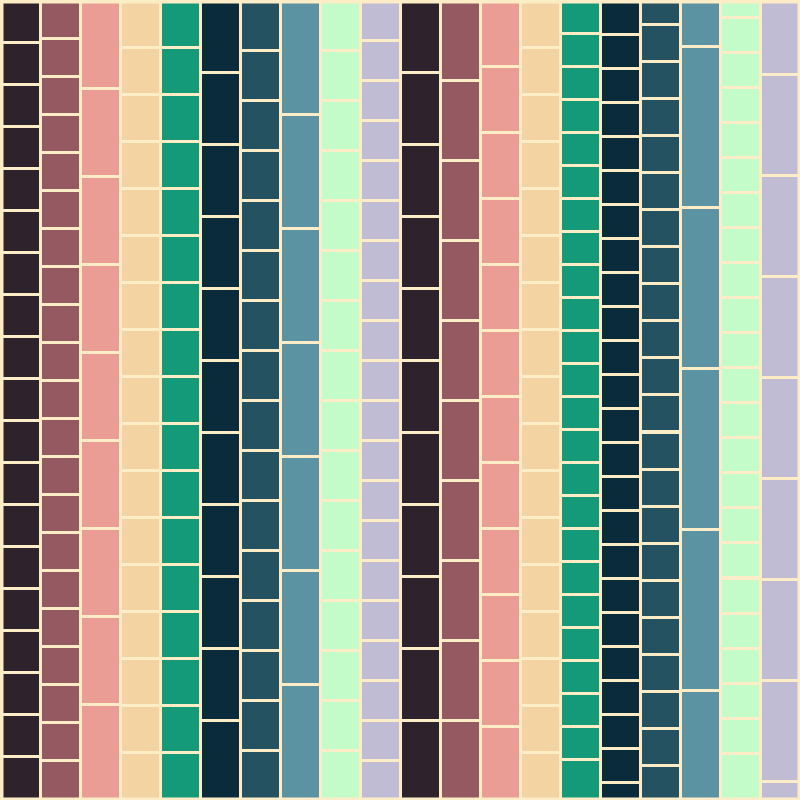
Frame 1 (no input)
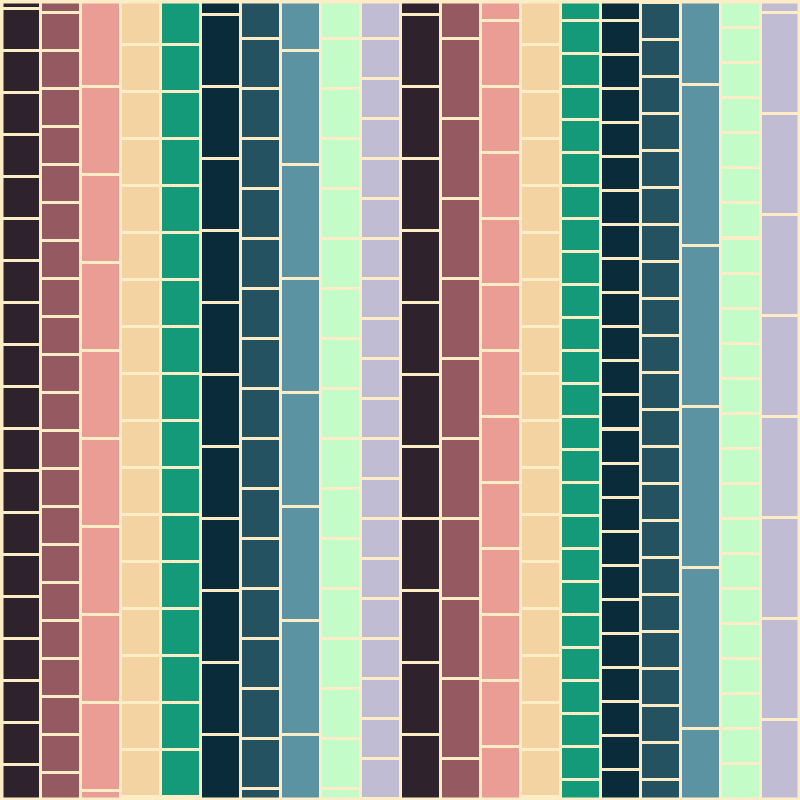
Frame 60 (the mouse pressed at the canvas centre just before this capture)
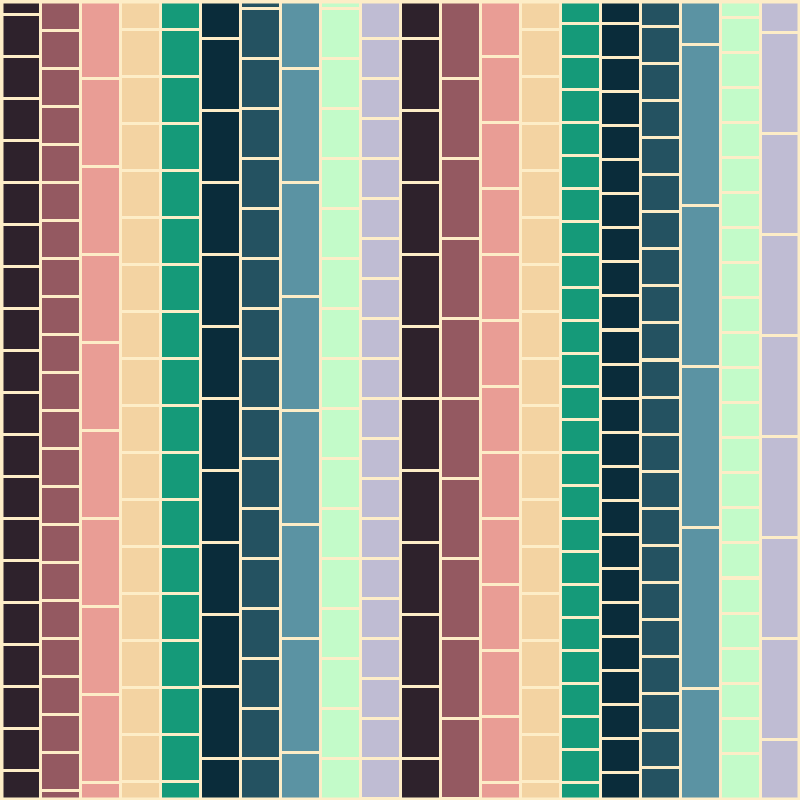
Frame 120 (the mouse held since frame 60 and released just before this capture)

The Processing sketch that drew these frames (run headless with seeded random() and noise(); from frame 60 on, the mouse is pressed at the canvas centre):

// Processing sketch: build
// ── build.pde
int count = 20;
int x,y,w,h,c,n;
float dy;
int stripWidth;
//colors
color [] palette = {#2E222C,#945961,#E99D95,#F3D3A2,#159A79,#0A2C3A,#245261,#5B93A3,#C3FBC9,#BFBCD3};
int [] divisions = new int[count];
float theta = 0;

void setup() {
	//comp size
	size(800,800);
}

void draw(){
	//draws strips
	for (int i = 0; i < count; i++) {
		strip(i*(width/count),0,width/count,height,i,i);
	}
	//draws border on edges
	noFill();
	strokeWeight(6);
	rect(0, 0, width, height);
}

void strip(int x, int y, int w, int h, int c, int n){
	strokeWeight(3);
	randomSelect();
	stripWidth = width/count;
	stroke(#FDEDC7);
	fill(color(palette[c%palette.length]));
	rect(x,y,w,h);

	for (int i = 0; i < divisions[n]; i++) {
		//dy and theta drive the movement
		dy = i*(height/divisions[n])+theta%(height/divisions[n]);
		theta += c/15%10;
		line(x,dy,x+stripWidth,dy);
	}	
}
//picks random numbers
void randomSelect(){
		randomSeed(0);
	for (int i = 0; i < divisions.length; i++) {
		divisions [i] = (int) random(5,25);
	}
}


	
